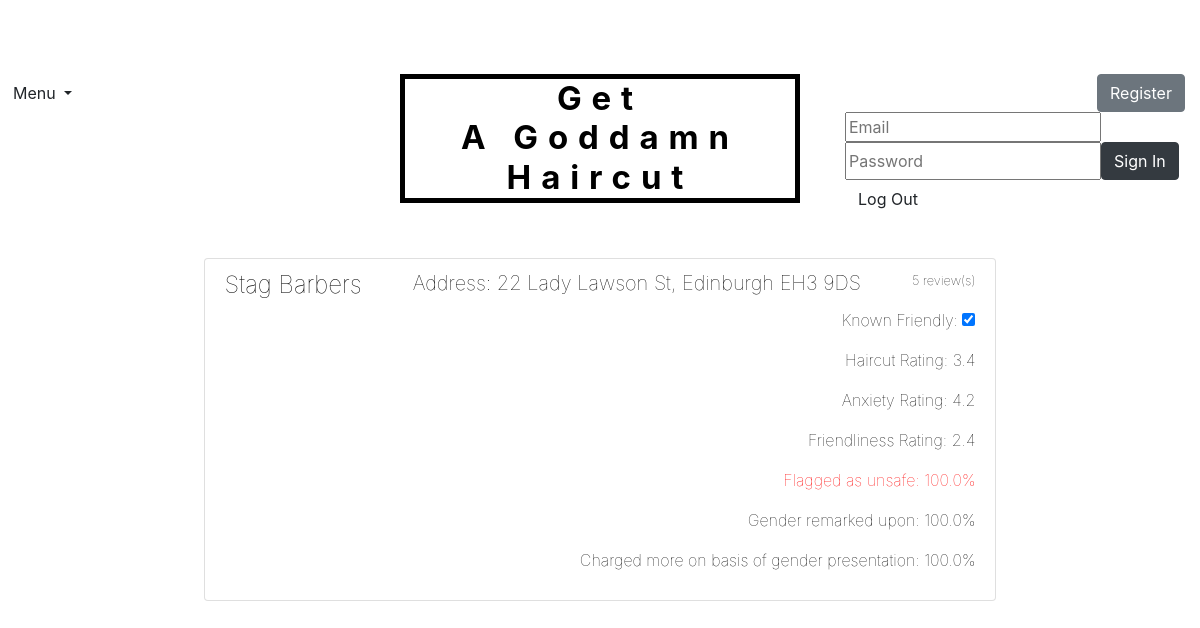
The page /barbershops/ on the database its author committed.
### tables this page shows
CREATE TABLE "Barbershop" (
	"placeID"	TEXT NOT NULL UNIQUE,
	"name"	TEXT NOT NULL,
	"address"	TEXT NOT NULL UNIQUE,
	"type_id"	INTEGER,
	"known_friendly"	INTEGER,
	"inclusive_haircuts"	INTEGER,
	"strands_for_trans"	INTEGER,
	PRIMARY KEY("placeID")
);

### run.py (the view)
@app.route('/barbershops/')
def barbershops():
    barbershops=query_db(" SELECT b.placeid, b.NAME, b.address, b.known_friendly, Avg(r.haircut_rating) AS haircut_rating_average, Avg(r.anxiety_rating) AS anxiety_rating_average, Avg(r.friendliness_rating) AS friendliness_rating_average, (AVG(r.unsafe)*100) AS unsafe_average, (AVG(r.gender_remarks)*100) AS gender_remarks_average, (AVG(r.gender_charged)*100) AS gender_charged_average, Count(*) AS review_count FROM barbershop AS b INNER JOIN review AS r ON r.barbershop_id = b.placeid GROUP BY b.placeid ORDER BY unsafe_average ASC")
    return render_template('barbershops.html',barbershops=barbershops)

### run.py (called while the page is built)
def query_db(query, args=(), one=False):
    cur = get_db().execute(query, args)
    rv = cur.fetchall()
    cur.close()
    return (rv[0] if rv else None) if one else rv

def get_db():
    db = getattr(g, 'db', None)
    if db is None:
        db = sql.connect(db_location)
        g.db = db
        db.row_factory = sql.Row
    return db

@app.teardown_appcontext
def close_db_connection(exception):
    db = getattr(g, 'db', None)
    if db is not None:
        db.close()

### templates/barbershops.html
﻿{%extends 'base.html'%}
{%block content%}
<div class="list-group">
    {% for barbershop in barbershops %}
    <a href="#" class="list-group-item list-group-item-action flex-column align-items-start">
        <div class="d-flex w-100 justify-content-between">
            <h4 class="reviewList">{{barbershop['name']}}</h4>
            <h5 class="reviewList text">
                Address: {{barbershop['address']}}
            </h5>
            <small class="reviewList text">{{barbershop['review_count']}} review(s)</small>
        </div>
        <div style="text-align:right">
            <p class="reviewList text">
                Known Friendly: <input type="checkbox" style="pointer-events: none" value="{{barbershop['known_friendly']}}" checked data-toggle="toggle" data-on="Yes" data-off="No" data-onstyle="success" data-offstyle="danger" name="known_friendly" readonly>
            <p class="reviewList text">Haircut Rating: {{barbershop['haircut_rating_average']}}</p>
            <p class="reviewList text">Anxiety Rating: {{barbershop['anxiety_rating_average']}}</p>
            <p class="reviewList text">Friendliness Rating: {{barbershop['friendliness_rating_average']}}</p>
            <p class="reviewList text" style="color:red">Flagged as unsafe: {{barbershop['unsafe_average']}}%</p>
            <p class="reviewList text">Gender remarked upon: {{barbershop['gender_remarks_average']}}%</p>
            <p class="reviewList text">Charged more on basis of gender presentation: {{barbershop['gender_charged_average']}}%</p>
        </div>
    </a>
    {% endfor %}
</div>
    {%endblock%}}

### templates/base.html (shortened to what this page needs)
﻿<!DOCTYPE html>
<html>
<head>
    <link href="https://stackpath.bootstrapcdn.com/bootstrap/4.4.1/css/bootstrap.min.css" rel="stylesheet" />
    <link href="https://maxcdn.bootstrapcdn.com/font-awesome/4.4.0/css/font-awesome.min.css" rel="stylesheet" />
    <link href="https://gitcdn.github.io/bootstrap-toggle/2.2.2/css/bootstrap-toggle.min.css" rel="stylesheet" />
    <link href="https://cdnjs.cloudflare.com/ajax/libs/bootstrap-datepicker/1.9.0/css/bootstrap-datepicker.min.css" rel="stylesheet" />
    <link href="{{url_for('static',filename='css/styles.css')}}" rel="stylesheet" />
    <link href="{{url_for('static',filename='css/map.css')}}" rel="stylesheet" />
</head>
<body>
    <div class="grid-container target">
        <div class="Header">
            <div class="Navigation" contenteditable="false">
                <div class="dropdown">
                    <button class="btn dropdown-toggle" type="button" id="dropdownMenuButton" data-toggle="dropdown" aria-haspopup="true" aria-expanded="false">
                        Menu
                    </button>
                </div>
            </div>
            <div class="Search">
                <div class="container" style="text-align:right">
                    <a href="/register/" class="btn btn-secondary" name="button" value="register">
                        Register
                    </a>
                </div>
                <form name="login_form" action="/login/" method="post">
                    <div class="form-row">
                        <input type="email" placeholder="Email" name="email">
                        <input type="password" placeholder="Password" name="password">
                        <button type="submit" class="btn btn-dark" name="button" value="login">
                            Sign In
                        </button>
                        <button type="submit" class="btn" name="button" value="logout" action="/logout/">
                            Log Out
                        </button>
                    </div>
                </form>
            </div>
            <div class="Title">
                <div class="panel panel-default" style=" text-align:center" ">
                    <div class="htitle">
                        <div class="titleBorder">
                            <a href="/" target="_self" style="text-decoration: none">
                                <span class="title">  Get <br>A Goddamn  <br>Haircut</span>
                            </a>
                        </div>
                    </div>
                </div>
            </div>
        </div>
        <div class="Content">
            <div class="container">
                {%block content%} {%endblock%}
            </div>
        </div>
    </div>
</body>
</html>

### static/css/styles.css (style rules this page uses)
﻿html, body, .grid-container { height: 100%; }
.grid-container { display: grid; grid-template-columns: 0.2fr 1fr 0.2fr; grid-template-rows: 0.05fr 0.25fr 1fr 0.05fr; grid-template-areas: "Top-Padding Top-Padding Top-Padding" "Header Header Header" "LPadding Content RPadding" "Footer Footer Footer"; grid-gap: 1.5em; }
.Content { grid-area: Content; }
.Header { display: grid; grid-template-columns: 0.7fr 1fr 0.7fr; grid-template-rows: 1fr; grid-template-areas: "Navigation Title Search"; grid-area: Header; }
.Navigation { grid-area: Navigation; }
.Title { grid-area: Title; }
.Search { grid-area: Search; }
.title { font-size: 33px; line-height: 1.2em; font-weight: bold; letter-spacing: 0.3em; color: black; text-decoration: none; }
.htitle { display: inline-block; width: 400px; }
.titleBorder { text-align: center; border-color: black; border-style: solid; border-width: 5px; width: 400px; margin: 0 auto; }
.reviewList { color: black; font-weight: lighter; }

### static/css/map.css (style rules this page uses)
html, body { height: 100%; margin: 0; padding: 0; }

### rows shown on the page
Barbershop: name "Stag Barbers", address "22 Lady Lawson St, Edinburgh EH3 9DS", review_count "5", haircut_rating_average "3.4", anxiety_rating_average "4.2", friendliness_rating_average "2.4", unsafe_average "100.0", gender_remarks_average "100.0", gender_charged_average "100.0"
